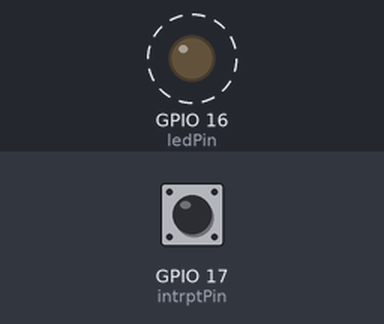
Simulated run of this sketch. Board: ESP32. Shown: output pins drawn as LEDs (lit = HIGH). Dashed ring = blinking. Inputs (shaded band) come from the test bench; at power-on: GPIO 17 (intrptPin) LOW. What the sketch prints to the serial monitor is not drawn.

Above: at 1.2 s.
1.3 s: GPIO 17 (intrptPin) driven HIGH
3.5 s: GPIO 17 (intrptPin) driven LOW
5.5 s: GPIO 17 (intrptPin) pulsed HIGH 2 times (0.12 s each, 0.3 s apart)
Timing chart, 0 to 13.6 s (numbered marks = the images above; inputs shaded):
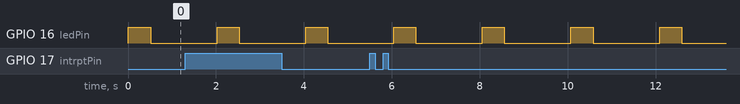

Measured:
- by itself, GPIO 16 (ledPin): alternates HIGH for 0.50 s and LOW for 1.5 s

The sketch:

ESP32_Without_Delay_Interrupt.ino
```cpp
/*
  ESP32_without_delay_interrupt
  LED Blink for 2 second period and a 25% duty cycle
  ESP32-DEVKITC-32D
*/
const int ledPin = 16; //External LED with 220 ohm resistor
const int intrptPin = 17; //Interrupt Pin number

unsigned int counter = 0; //create a counter

// On and Off Times
const unsigned int T_on = 500;
const unsigned int T_off = 1500;

unsigned long previousTime = 0; // Tracks the last time event fired

int interval = T_on; // Interval is how long we wait

boolean LED = true; // Used to track if LED should be on or off

void IRAM_ATTR isr() {
  Serial.println("Interrupt Detected");
  counter += 1;
  Serial.println(LED);
}

void setup() {
  // initialize ledPin as an output.
  pinMode(ledPin, OUTPUT);

  attachInterrupt(intrptPin, isr, HIGH); //Attach interrupt to GPIO pin 4,intrrupts when LOW

  Serial.begin(9600); // Serial Monitor at a data rate of 9600 bits per second
  while (!Serial);
  Serial.println("Started");

  //Formating for Serial Output
  Serial.print("Toff and Ton");
}

void loop() {

  digitalWrite(ledPin, LED);

  unsigned long currentTime = millis();

  if ((currentTime - previousTime) >= interval) {

    // Change wait interval, based on current LED state
    if (LED) {
      interval = T_off; // If the LED on set time to stay off
    } else {
      interval = T_on; // Otherwise LED is off so set time to stay on
    }

    LED = !(LED); //Flips LED bool value like a clk

    previousTime = currentTime; // Save the currentTime for next loop
  }

  //Print out T_off/T_on then a tab
    Serial.print(T_off);
    Serial.print('\t');
    Serial.print(T_on);
    Serial.print('\t');
    Serial.println(counter);

}
```
